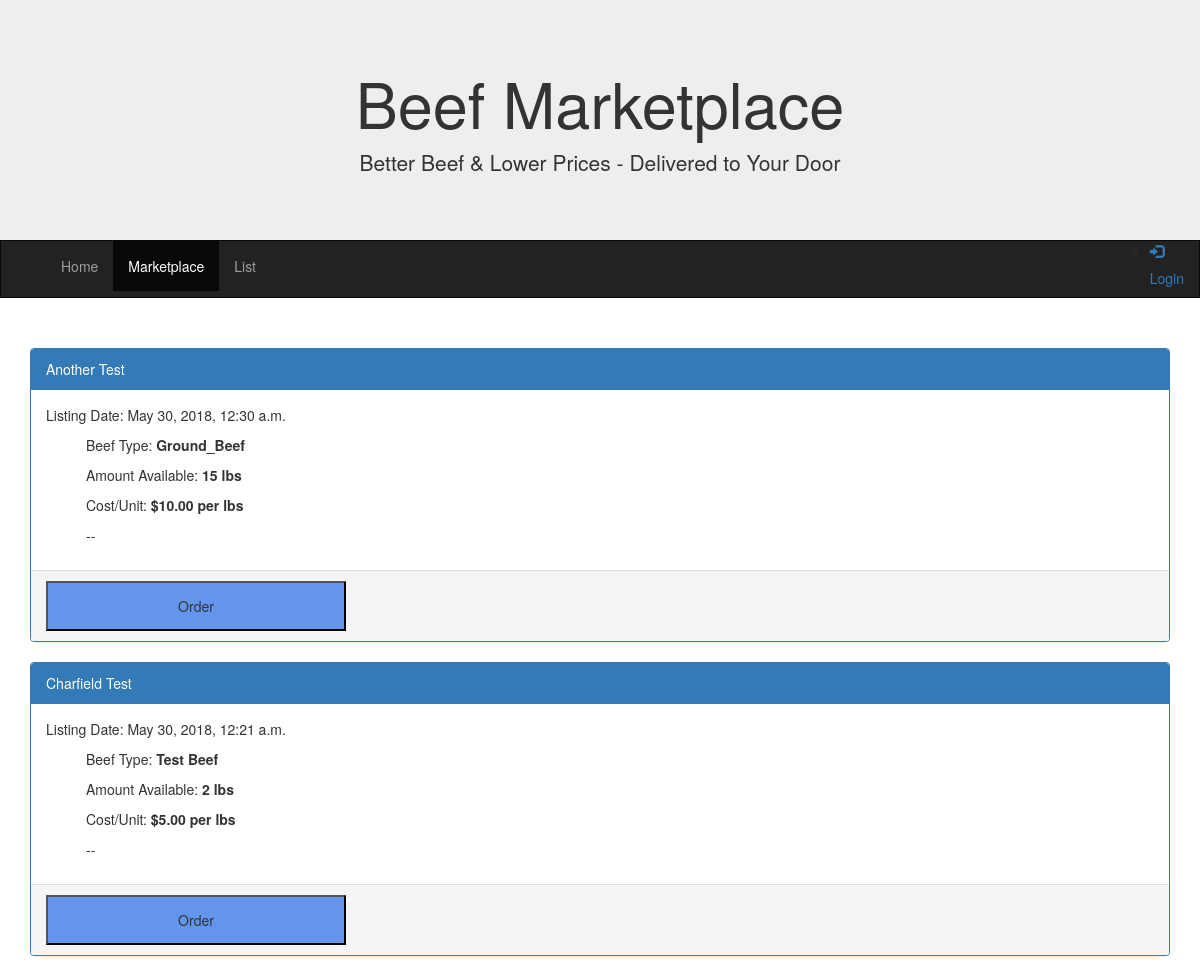
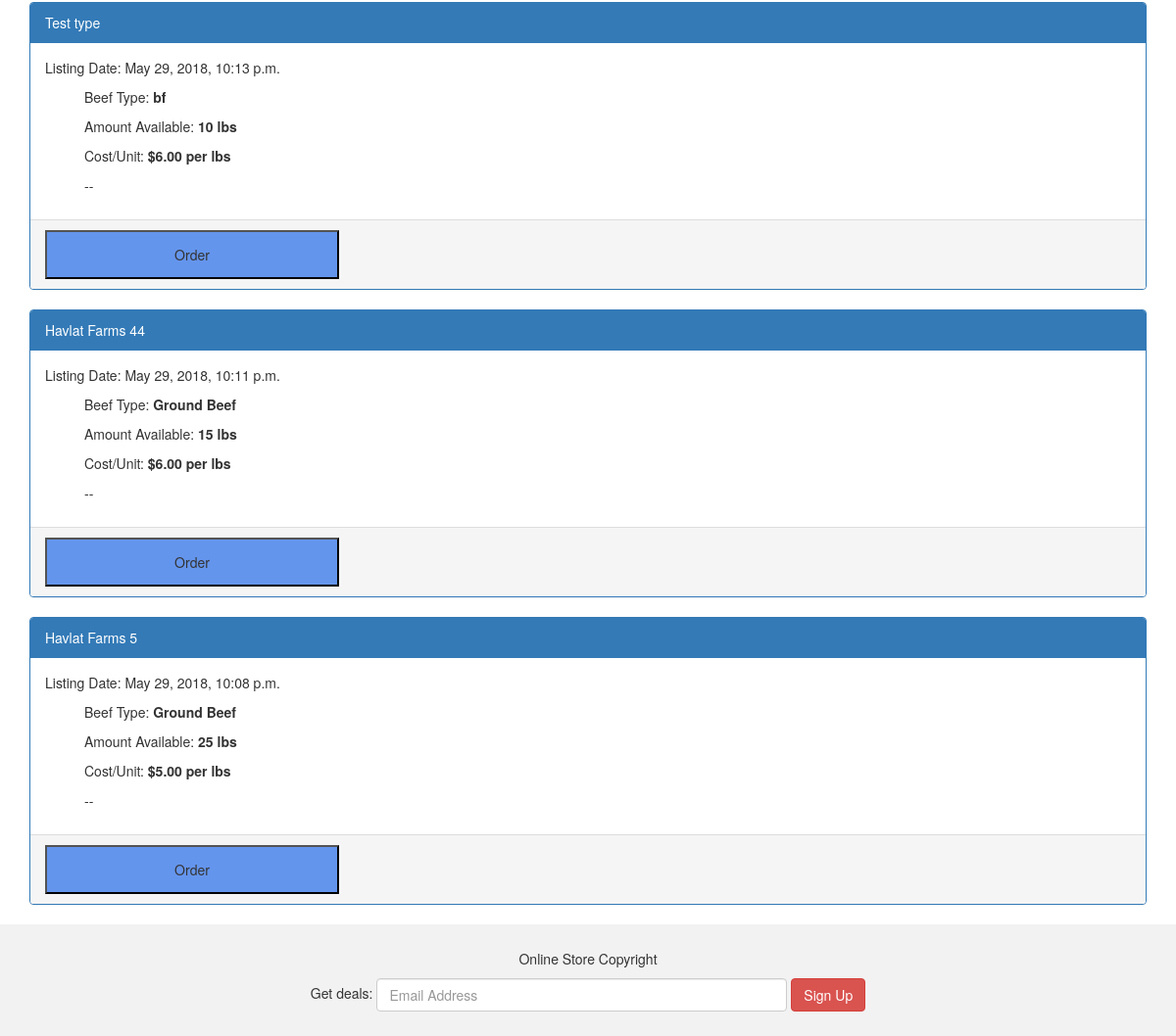
/polls/view-products/, run on an earlier commit of the app's database (2 pictures, top to bottom).
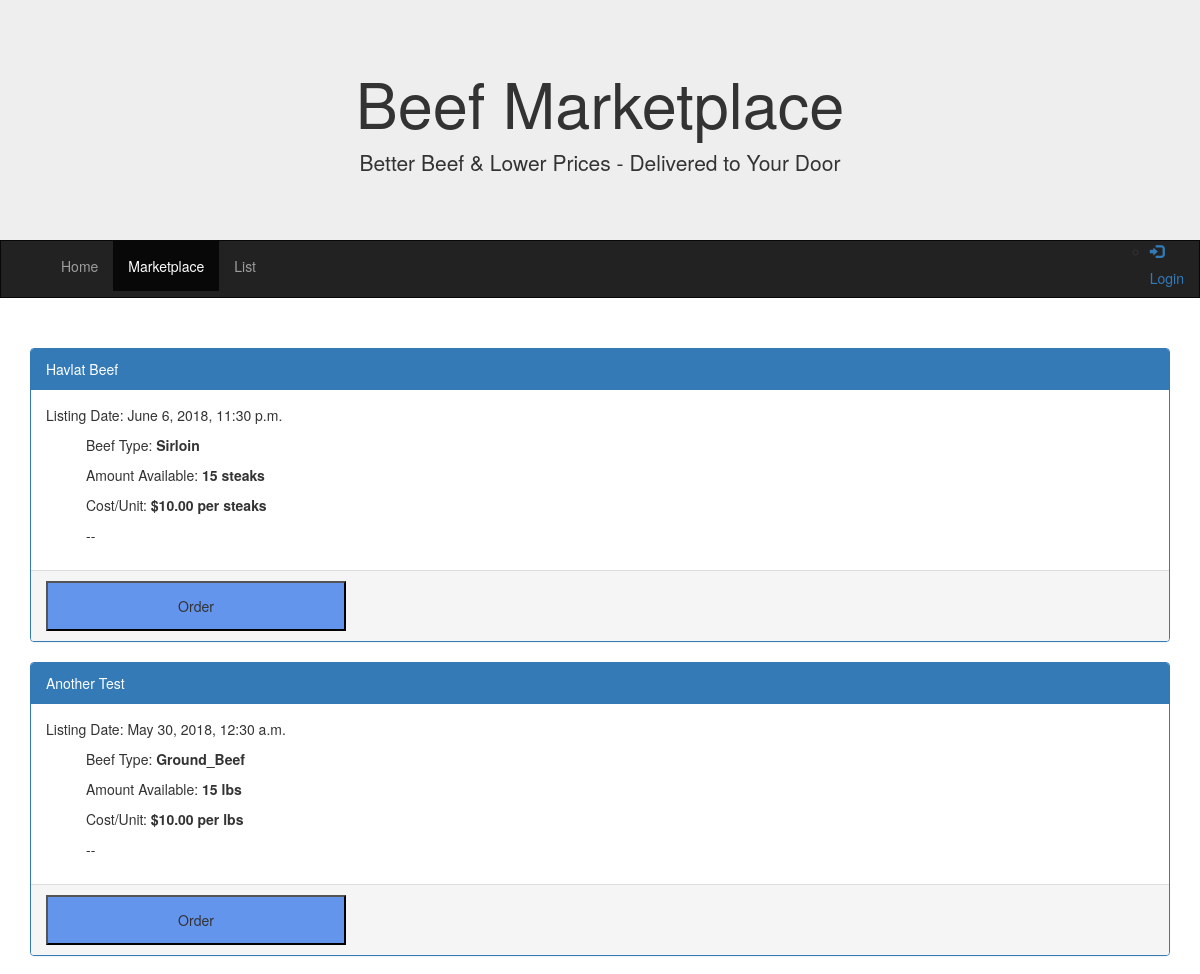
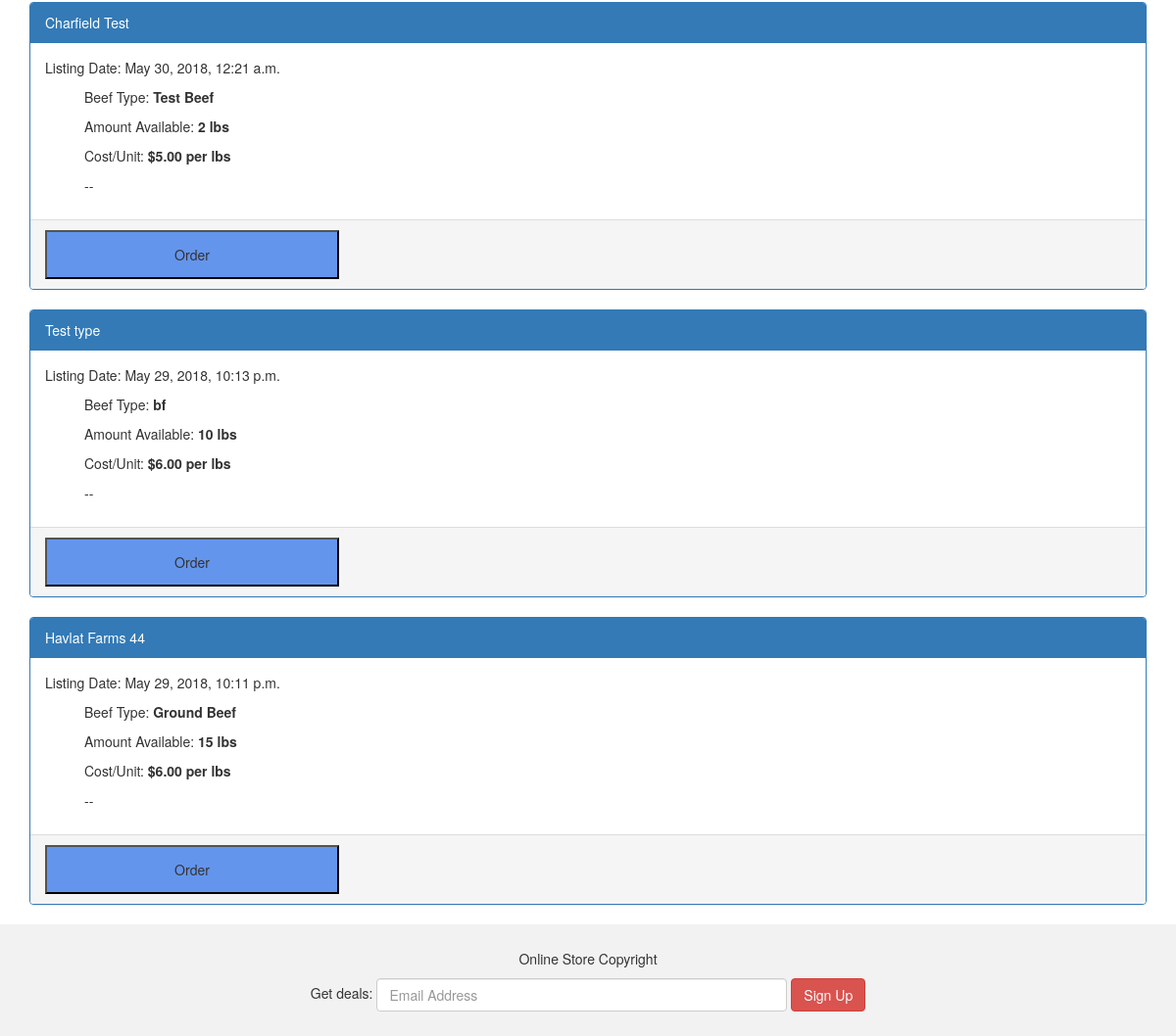
And on a later commit of the database (2 pictures, top to bottom).
### polls/models.py (models this page shows, shortened)
class Listing(models.Model):
    listing_name = models.CharField(max_length=200)
    pub_date = models.DateTimeField('date published')

class Products(models.Model):
    listing = models.ForeignKey(Listing)
    type = models.CharField(max_length=200)
    amount_available = models.IntegerField(default=0)
    unit = models.CharField(max_length=50, default="")
    list_price = models.DecimalField(max_digits=6, decimal_places=2)

### polls/views.py (the view)
class ViewProductsView(generic.ListView):
    model = Listing
    template_name = 'polls/view-products.html'
    context_object_name = 'latest_question_list'
    def get_queryset(self):
        return Listing.objects.order_by('-pub_date')[:5]

### templates/polls/view-products.html (shortened to what this page needs)
<!DOCTYPE html>
<html lang="en">
<head>
  <link rel="stylesheet" href="https://maxcdn.bootstrapcdn.com/bootstrap/3.3.7/css/bootstrap.min.css">
</head>
<body>
<div class="jumbotron">
  <div class="container text-center">
    <h1>Beef Marketplace</h1>
    <p>Better Beef & Lower Prices - Delivered to Your Door</p>
  </div>
</div>
<nav class="navbar navbar-inverse">
  <div class="container-fluid">
    <div class="collapse navbar-collapse" id="myNavbar">
      <ul class="nav navbar-nav">
            <div class="collapse navbar-collapse" id="myNavbar">
      <ul class="nav navbar-nav">
        <li><a href="{% url 'polls:index' %}">Home</a></li>
        <li class="active"><a href="{% url 'polls:view-products' %}">Marketplace</a></li>
        <li><a href="{% url 'polls:list-products' %}">List</a></li>
      </ul>
      </ul>
      <ul class="nav navbar-nav navbar-right">
         <ul class="sidebar-nav">
                {% if user.is_authenticated %}
                    <li><font color="white">User: {{ user.get_username }}</font></li>
               <li><a href="{% url 'logout'%}?next={{request.path}}"><span class="glyphicon glyphicon-log-in"></span><h5>Logout</h5> </a></li>
                {% else %}
               <li><a href="{% url 'login'%}?next={{request.path}}"><span class="glyphicon glyphicon-log-in"></span><h5>Login</h5> </a></li>
                {% endif %}
           </ul>
      </ul>
    </div>
  </div>
</nav>
<div class="container">
  <div class="row">
      {% if latest_question_list %}
          {% for listing in latest_question_list %}
    <div class="col-sm-12">
      <div class="panel panel-primary">
        <div class="panel-heading"> {{ listing.listing_name }}</div>
        <div class="panel-body">
            <p>Listing Date: {{ listing.pub_date }}</p>
            {% for product in listing.products_set.all %}
                <ol>
                <p>Beef Type: <strong>{{ product.type }}</strong></p>
                <p>Amount Available: <strong>{{ product.amount_available }} {{ product.unit }}</strong></p>
                <p>Cost/Unit: <strong>${{ product.list_price }} per {{ product.unit }}</strong></p>
                --
                </ol>
            {% endfor %}
        </div>
        <div class="panel-footer">
            <form action="{% url 'polls:order-form' %}"  method="post" >
                 <input type="submit" value="Order" style="height:50px;width:300px;background-color: cornflowerblue">
            </form>
        </div>
      </div>
    </div>
       {% endfor %}
        {% else %}
            <p>No polls are available.</p>
        {% endif %}
  </div>
</div>
<footer class="container-fluid text-center">
  <p>Online Store Copyright</p>
  <form class="form-inline">Get deals:
    <input type="email" class="form-control" size="50" placeholder="Email Address">
    <button type="button" class="btn btn-danger">Sign Up</button>
  </form>
</footer>
</body>
</html>

What changed in the data, as far as the page shows it:
no longer on this page (row unchanged): Listing: listing_name "Havlat Farms 5", pub_date "May 29, 2018, 10:08 p.m."
no longer on this page (row unchanged): Products: type "Ground Beef", amount_available "25", unit "lbs", list_price "5.00", shown under "Havlat Farms 5"
added Listing: listing_name "Havlat Beef", pub_date "June 6, 2018, 11:30 p.m."
added Products: type "Sirloin", amount_available "15", unit "steaks", list_price "10.00", shown under "Havlat Beef"
